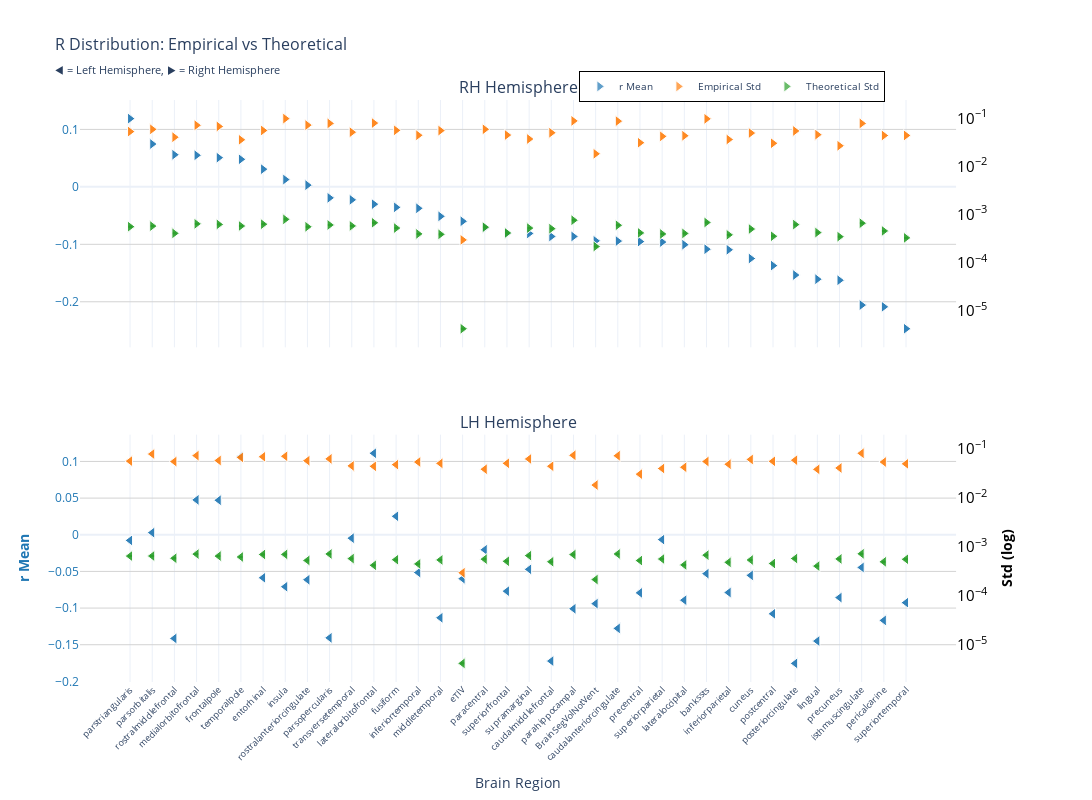
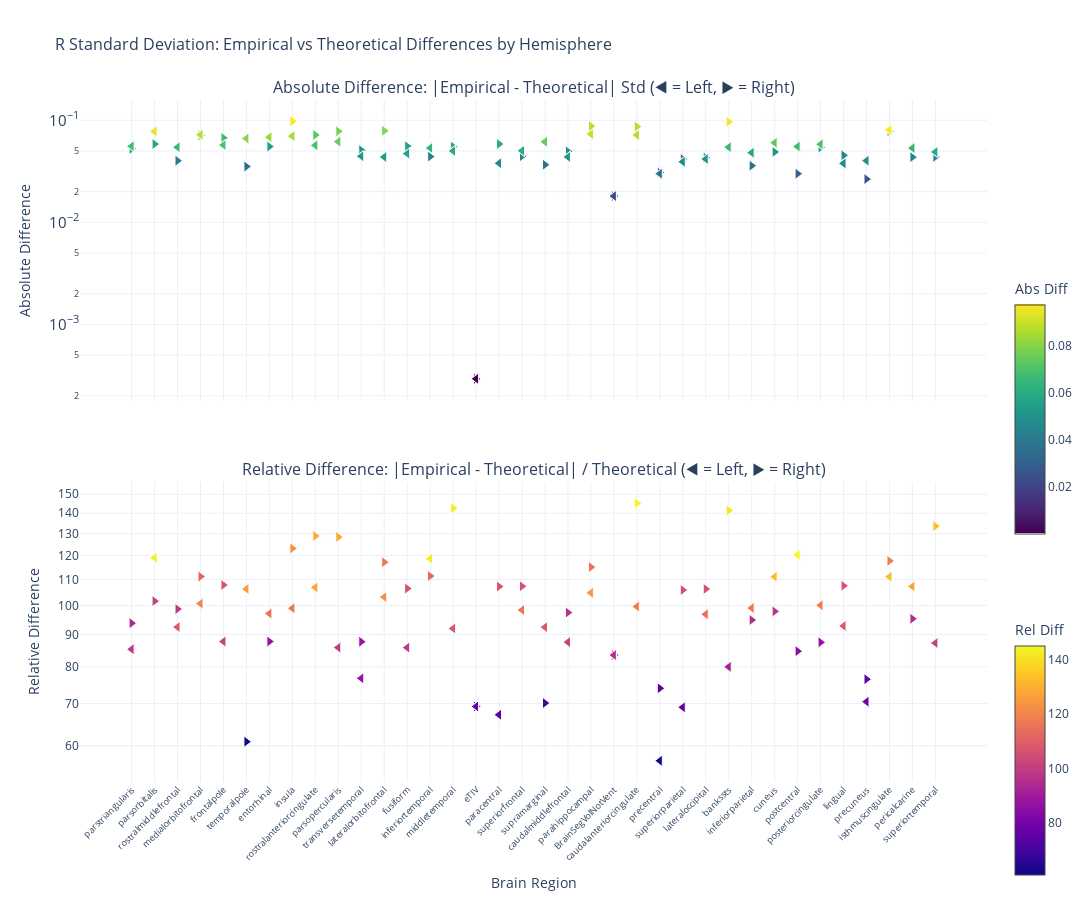

These figures' notebook cell, in order:
### Markdown cell above
### F-statistic

### Code cell
nu_nav = df_navr[(df_navr["study"] == "longitudinal") & (df_navr["group"] == "HC-PD")]
data_path = stats_dir / f"partial_correlation_longitudinal_{METRIC}.parquet"
df, stats = get_test_stats(
    data_path, stat_functions_F, nu_nav, hemisphere=True, study="longitudinal"
)
show_figure(stats, hemisphere=True, stat_name="r", study="longitudinal", metric=METRIC)

### Figure 1 — Plotly figure (JSON) as saved in the notebook; plotly's stock layout.template omitted (floating-point values rounded to 4 significant figures)
{"data": [{"hovertemplate": "<b>%{x}</b><br>Mean r: %{y:.2f}<br><extra></extra>", "legendgroup": "mean", "marker": {"color": "#1f77b4", "line": {"color": "white", "width": 1}, "opacity": 0.7, "size": 10, "symbol": "triangle-right"}, "mode": "markers", "name": "r Mean", "showlegend": true, "type": "scatter", "x": ["parstriangularis", "parstriangularis", "parsorbitalis", "parsorbitalis", "rostralmiddlefrontal", "rostralmiddlefrontal", "medialorbitofrontal", "medialorbitofrontal", "frontalpole", "frontalpole", "temporalpole", "temporalpole", "entorhinal", "entorhinal", "insula", "insula", "rostralanteriorcingulate", "rostralanteriorcingulate", "parsopercularis", "parsopercularis", "transversetemporal", "transversetemporal", "lateralorbitofrontal", "lateralorbitofrontal", "fusiform", "fusiform", "inferiortemporal", "inferiortemporal", "middletemporal", "middletemporal", "eTIV", "eTIV", "paracentral", "paracentral", "superiorfrontal", "superiorfrontal", "supramarginal", "supramarginal", "caudalmiddlefrontal", "caudalmiddlefrontal", "parahippocampal", "parahippocampal", "BrainSegVolNotVent", "BrainSegVolNotVent", "caudalanteriorcingulate", "caudalanteriorcingulate", "precentral", "precentral", "superiorparietal", "superiorparietal", "lateraloccipital", "lateraloccipital", "bankssts", "bankssts", "inferiorparietal", "inferiorparietal", "cuneus", "cuneus", "postcentral", "postcentral", "posteriorcingulate", "posteriorcingulate", "lingual", "lingual", "precuneus", "precuneus", "isthmuscingulate", "isthmuscingulate", "pericalcarine", "pericalcarine", "superiortemporal", "superiortemporal"], "xaxis": "x", "y": [0.1188, 0.1188, 0.07457, 0.07457, 0.05593, 0.05593, 0.055, 0.055, 0.05085, 0.05085, 0.04796, 0.04796, 0.03081, 0.03081, 0.01273, 0.01273, 0.00301, 0.00301, -0.01913, -0.01913, -0.02256, -0.02256, -0.03013, -0.03013, -0.03566, -0.03566, -0.03731, -0.03731, -0.05133, -0.05133, -0.05989, -0.05989, -0.0711, -0.0711, -0.08092, -0.08092, -0.08106, -0.08106, -0.0863, -0.0863, -0.08633, -0.08633, -0.09396, -0.09396, -0.09437, -0.09437, -0.09525, -0.09525, -0.09609, -0.09609, -0.1006, -0.1006, -0.1085, -0.1085, -0.1095, -0.1095, -0.1247, -0.1247, -0.1371, -0.1371, -0.1535, -0.1535, -0.1607, -0.1607, -0.1625, -0.1625, -0.2058, -0.2058, -0.2088, -0.2088, -0.2469, -0.2469], "yaxis": "y"}, {"hovertemplate": "<b>%{x}</b><br>Empirical Std: %{y:.3f}<br><extra></extra>", "legendgroup": "empirical", "marker": {"color": "#ff7f0e", "line": {"color": "white", "width": 1}, "opacity": 0.7, "size": 10, "symbol": "triangle-right"}, "mode": "markers", "name": "Empirical Std", "showlegend": true, "type": "scatter", "x": ["parstriangularis", "parstriangularis", "parsorbitalis", "parsorbitalis", "rostralmiddlefrontal", "rostralmiddlefrontal", "medialorbitofrontal", "medialorbitofrontal", "frontalpole", "frontalpole", "temporalpole", "temporalpole", "entorhinal", "entorhinal", "insula", "insula", "rostralanteriorcingulate", "rostralanteriorcingulate", "parsopercularis", "parsopercularis", "transversetemporal", "transversetemporal", "lateralorbitofrontal", "lateralorbitofrontal", "fusiform", "fusiform", "inferiortemporal", "inferiortemporal", "middletemporal", "middletemporal", "eTIV", "eTIV", "paracentral", "paracentral", "superiorfrontal", "superiorfrontal", "supramarginal", "supramarginal", "caudalmiddlefrontal", "caudalmiddlefrontal", "parahippocampal", "parahippocampal", "BrainSegVolNotVent", "BrainSegVolNotVent", "caudalanteriorcingulate", "caudalanteriorcingulate", "precentral", "precentral", "superiorparietal", "superiorparietal", "lateraloccipital", "lateraloccipital", "bankssts", "bankssts", "inferiorparietal", "inferiorparietal", "cuneus", "cuneus", "postcentral", "postcentral", "posteriorcingulate", "posteriorcingulate", "lingual", "lingual", "precuneus", "precuneus", "isthmuscingulate", "isthmuscingulate", "pericalcarine", "pericalcarine", "superiortemporal", "superiortemporal"], "xaxis": "x", "y": [0.05302, 0.05302, 0.05904, 0.05904, 0.04052, 0.04052, 0.07177, 0.07177, 0.06782, 0.06782, 0.03579, 0.03579, 0.0559, 0.0559, 0.09858, 0.09858, 0.07222, 0.07222, 0.07849, 0.07849, 0.05146, 0.05146, 0.07964, 0.07964, 0.05621, 0.05621, 0.04445, 0.04445, 0.05555, 0.05555, 0.000297, 0.000297, 0.05909, 0.05909, 0.04486, 0.04486, 0.03715, 0.03715, 0.0501, 0.0501, 0.08839, 0.08839, 0.01829, 0.01829, 0.08737, 0.08737, 0.03112, 0.03112, 0.04215, 0.04215, 0.0434, 0.0434, 0.09738, 0.09738, 0.03626, 0.03626, 0.04942, 0.04942, 0.0303, 0.0303, 0.05464, 0.05464, 0.04573, 0.04573, 0.02686, 0.02686, 0.07834, 0.07834, 0.04395, 0.04395, 0.04404, 0.04404], "yaxis": "y2"}, {"error_y": {"array": [1.111e-05, 1.111e-05, 1.143e-05, 1.143e-05, 8.073e-06, 8.073e-06, 1.272e-05, 1.272e-05, 1.239e-05, 1.239e-05, 1.148e-05, 1.148e-05, 1.252e-05, 1.252e-05, 1.578e-05, 1.578e-05, 1.105e-05, 1.105e-05, 1.205e-05, 1.205e-05, 1.153e-05, 1.153e-05, 1.339e-05, 1.339e-05, 1.04e-05, 1.04e-05, 7.86e-06, 7.86e-06, 7.687e-06, 7.687e-06, 8.401e-08, 8.401e-08, 1.085e-05, 1.085e-05, 8.23e-06, 8.23e-06, 1.038e-05, 1.038e-05, 1.011e-05, 1.011e-05, 1.513e-05, 1.513e-05, 4.301e-06, 4.301e-06, 1.187e-05, 1.187e-05, 8.246e-06, 8.246e-06, 7.84e-06, 7.84e-06, 8.042e-06, 8.042e-06, 1.358e-05, 1.358e-05, 7.513e-06, 7.513e-06, 9.927e-06, 9.927e-06, 7.025e-06, 7.025e-06, 1.227e-05, 1.227e-05, 8.376e-06, 8.376e-06, 6.889e-06, 6.889e-06, 1.312e-05, 1.312e-05, 9.069e-06, 9.069e-06, 6.501e-06, 6.501e-06], "arrayminus": [1.089e-05, 1.089e-05, 1.12e-05, 1.12e-05, 7.913e-06, 7.913e-06, 1.246e-05, 1.246e-05, 1.214e-05, 1.214e-05, 1.126e-05, 1.126e-05, 1.227e-05, 1.227e-05, 1.546e-05, 1.546e-05, 1.083e-05, 1.083e-05, 1.181e-05, 1.181e-05, 1.13e-05, 1.13e-05, 1.313e-05, 1.313e-05, 1.019e-05, 1.019e-05, 7.704e-06, 7.704e-06, 7.535e-06, 7.535e-06, 8.235e-08, 8.235e-08, 1.064e-05, 1.064e-05, 8.067e-06, 8.067e-06, 1.018e-05, 1.018e-05, 9.907e-06, 9.907e-06, 1.483e-05, 1.483e-05, 4.215e-06, 4.215e-06, 1.164e-05, 1.164e-05, 8.082e-06, 8.082e-06, 7.685e-06, 7.685e-06, 7.883e-06, 7.883e-06, 1.332e-05, 1.332e-05, 7.364e-06, 7.364e-06, 9.731e-06, 9.731e-06, 6.886e-06, 6.886e-06, 1.203e-05, 1.203e-05, 8.21e-06, 8.21e-06, 6.752e-06, 6.752e-06, 1.286e-05, 1.286e-05, 8.889e-06, 8.889e-06, 6.372e-06, 6.372e-06], "color": "#2ca02c", "thickness": 1, "type": "data", "visible": true, "width": 2}, "hovertemplate": "<b>%{x}</b><br>Theoretical Std: %{y:.3f}<br><extra></extra>", "legendgroup": "theoretical", "marker": {"color": "#2ca02c", "line": {"color": "white", "width": 1}, "opacity": 0.7, "size": 10, "symbol": "triangle-right"}, "mode": "markers", "name": "Theoretical Std", "showlegend": true, "type": "scatter", "x": ["parstriangularis", "parstriangularis", "parsorbitalis", "parsorbitalis", "rostralmiddlefrontal", "rostralmiddlefrontal", "medialorbitofrontal", "medialorbitofrontal", "frontalpole", "frontalpole", "temporalpole", "temporalpole", "entorhinal", "entorhinal", "insula", "insula", "rostralanteriorcingulate", "rostralanteriorcingulate", "parsopercularis", "parsopercularis", "transversetemporal", "transversetemporal", "lateralorbitofrontal", "lateralorbitofrontal", "fusiform", "fusiform", "inferiortemporal", "inferiortemporal", "middletemporal", "middletemporal", "eTIV", "eTIV", "paracentral", "paracentral", "superiorfrontal", "superiorfrontal", "supramarginal", "supramarginal", "caudalmiddlefrontal", "caudalmiddlefrontal", "parahippocampal", "parahippocampal", "BrainSegVolNotVent", "BrainSegVolNotVent", "caudalanteriorcingulate", "caudalanteriorcingulate", "precentral", "precentral", "superiorparietal", "superiorparietal", "lateraloccipital", "lateraloccipital", "bankssts", "bankssts", "inferiorparietal", "inferiorparietal", "cuneus", "cuneus", "postcentral", "postcentral", "posteriorcingulate", "posteriorcingulate", "lingual", "lingual", "precuneus", "precuneus", "isthmuscingulate", "isthmuscingulate", "pericalcarine", "pericalcarine", "superiortemporal", "superiortemporal"], "xaxis": "x", "y": [0.0005593, 0.0005593, 0.0005752, 0.0005752, 0.0004063, 0.0004063, 0.00064, 0.00064, 0.0006234, 0.0006234, 0.000578, 0.000578, 0.00063, 0.00063, 0.0007941, 0.0007941, 0.0005562, 0.0005562, 0.0006066, 0.0006066, 0.0005804, 0.0005804, 0.0006741, 0.0006741, 0.0005233, 0.0005233, 0.0003956, 0.0003956, 0.0003869, 0.0003869, 4.228e-06, 4.228e-06, 0.0005463, 0.0005463, 0.0004142, 0.0004142, 0.0005225, 0.0005225, 0.0005087, 0.0005087, 0.0007617, 0.0007617, 0.0002164, 0.0002164, 0.0005975, 0.0005975, 0.000415, 0.000415, 0.0003946, 0.0003946, 0.0004048, 0.0004048, 0.0006837, 0.0006837, 0.0003781, 0.0003781, 0.0004996, 0.0004996, 0.0003536, 0.0003536, 0.0006177, 0.0006177, 0.0004216, 0.0004216, 0.0003467, 0.0003467, 0.0006601, 0.0006601, 0.0004564, 0.0004564, 0.0003272, 0.0003272], "yaxis": "y2"}, {"hovertemplate": "<b>%{x}</b><br>Mean r: %{y:.2f}<br><extra></extra>", "legendgroup": "mean", "marker": {"color": "#1f77b4", "line": {"color": "white", "width": 1}, "opacity": 0.7, "size": 10, "symbol": "triangle-left"}, "mode": "markers", "name": "r Mean", "showlegend": false, "type": "scatter", "x": ["lateralorbitofrontal", "lateralorbitofrontal", "temporalpole", "temporalpole", "medialorbitofrontal", "medialorbitofrontal", "frontalpole", "frontalpole", "fusiform", "fusiform", "parsorbitalis", "parsorbitalis", "transversetemporal", "transversetemporal", "superiorparietal", "superiorparietal", "parstriangularis", "parstriangularis", "paracentral", "paracentral", "isthmuscingulate", "isthmuscingulate", "supramarginal", "supramarginal", "inferiortemporal", "inferiortemporal", "bankssts", "bankssts", "cuneus", "cuneus", "entorhinal", "entorhinal", "eTIV", "eTIV", "rostralanteriorcingulate", "rostralanteriorcingulate", "insula", "insula", "superiorfrontal", "superiorfrontal", "inferiorparietal", "inferiorparietal", "precentral", "precentral", "precuneus", "precuneus", "lateraloccipital", "lateraloccipital", "superiortemporal", "superiortemporal", "BrainSegVolNotVent", "BrainSegVolNotVent", "parahippocampal", "parahippocampal", "postcentral", "postcentral", "middletemporal", "middletemporal", "pericalcarine", "pericalcarine", "caudalanteriorcingulate", "caudalanteriorcingulate", "parsopercularis", "parsopercularis", "rostralmiddlefrontal", "rostralmiddlefrontal", "lingual", "lingual", "caudalmiddlefrontal", "caudalmiddlefrontal", "posteriorcingulate", "posteriorcingulate"], "xaxis": "x2", "y": [0.1112, 0.1112, 0.1068, 0.1068, 0.04759, 0.04759, 0.04711, 0.04711, 0.02518, 0.02518, 0.002896, 0.002896, -0.004633, -0.004633, -0.006595, -0.006595, -0.007708, -0.007708, -0.02047, -0.02047, -0.04457, -0.04457, -0.0472, -0.0472, -0.05155, -0.05155, -0.05304, -0.05304, -0.05538, -0.05538, -0.05867, -0.05867, -0.05989, -0.05989, -0.06133, -0.06133, -0.07086, -0.07086, -0.07695, -0.07695, -0.07879, -0.07879, -0.07927, -0.07927, -0.08572, -0.08572, -0.08923, -0.08923, -0.09261, -0.09261, -0.09396, -0.09396, -0.101, -0.101, -0.1078, -0.1078, -0.1132, -0.1132, -0.1168, -0.1168, -0.1277, -0.1277, -0.1406, -0.1406, -0.1414, -0.1414, -0.145, -0.145, -0.1723, -0.1723, -0.1755, -0.1755], "yaxis": "y3"}, {"hovertemplate": "<b>%{x}</b><br>Empirical Std: %{y:.3f}<br><extra></extra>", "legendgroup": "empirical", "marker": {"color": "#ff7f0e", "line": {"color": "white", "width": 1}, "opacity": 0.7, "size": 10, "symbol": "triangle-left"}, "mode": "markers", "name": "Empirical Std", "showlegend": false, "type": "scatter", "x": ["lateralorbitofrontal", "lateralorbitofrontal", "temporalpole", "temporalpole", "medialorbitofrontal", "medialorbitofrontal", "frontalpole", "frontalpole", "fusiform", "fusiform", "parsorbitalis", "parsorbitalis", "transversetemporal", "transversetemporal", "superiorparietal", "superiorparietal", "parstriangularis", "parstriangularis", "paracentral", "paracentral", "isthmuscingulate", "isthmuscingulate", "supramarginal", "supramarginal", "inferiortemporal", "inferiortemporal", "bankssts", "bankssts", "cuneus", "cuneus", "entorhinal", "entorhinal", "eTIV", "eTIV", "rostralanteriorcingulate", "rostralanteriorcingulate", "insula", "insula", "superiorfrontal", "superiorfrontal", "inferiorparietal", "inferiorparietal", "precentral", "precentral", "precuneus", "precuneus", "lateraloccipital", "lateraloccipital", "superiortemporal", "superiortemporal", "BrainSegVolNotVent", "BrainSegVolNotVent", "parahippocampal", "parahippocampal", "postcentral", "postcentral", "middletemporal", "middletemporal", "pericalcarine", "pericalcarine", "caudalanteriorcingulate", "caudalanteriorcingulate", "parsopercularis", "parsopercularis", "rostralmiddlefrontal", "rostralmiddlefrontal", "lingual", "lingual", "caudalmiddlefrontal", "caudalmiddlefrontal", "posteriorcingulate", "posteriorcingulate"], "xaxis": "x2", "y": [0.04403, 0.04403, 0.06696, 0.06696, 0.07279, 0.07279, 0.05779, 0.05779, 0.04768, 0.04768, 0.07833, 0.07833, 0.04495, 0.04495, 0.03976, 0.03976, 0.05622, 0.05622, 0.03848, 0.03848, 0.08128, 0.08128, 0.06219, 0.06219, 0.05395, 0.05395, 0.05517, 0.05517, 0.06077, 0.06077, 0.06898, 0.06898, 0.000297, 0.000297, 0.05731, 0.05731, 0.07057, 0.07057, 0.05075, 0.05075, 0.04862, 0.04862, 0.03053, 0.03053, 0.04074, 0.04074, 0.04213, 0.04213, 0.0495, 0.0495, 0.01829, 0.01829, 0.07395, 0.07395, 0.05573, 0.05573, 0.05058, 0.05058, 0.05387, 0.05387, 0.07236, 0.07236, 0.06246, 0.06246, 0.055, 0.055, 0.0382, 0.0382, 0.04421, 0.04421, 0.05874, 0.05874], "yaxis": "y4"}, {"error_y": {"array": [8.4e-06, 8.4e-06, 1.241e-05, 1.241e-05, 1.422e-05, 1.422e-05, 1.294e-05, 1.294e-05, 1.091e-05, 1.091e-05, 1.297e-05, 1.297e-05, 1.149e-05, 1.149e-05, 1.128e-05, 1.128e-05, 1.294e-05, 1.294e-05, 1.121e-05, 1.121e-05, 1.441e-05, 1.441e-05, 1.322e-05, 1.322e-05, 8.962e-06, 8.962e-06, 1.353e-05, 1.353e-05, 1.077e-05, 1.077e-05, 1.396e-05, 1.396e-05, 8.401e-08, 8.401e-08, 1.056e-05, 1.056e-05, 1.402e-05, 1.402e-05, 1.015e-05, 1.015e-05, 9.649e-06, 9.649e-06, 1.049e-05, 1.049e-05, 1.133e-05, 1.133e-05, 8.551e-06, 8.551e-06, 1.114e-05, 1.114e-05, 4.301e-06, 4.301e-06, 1.389e-05, 1.389e-05, 9.13e-06, 9.13e-06, 1.081e-05, 1.081e-05, 9.892e-06, 9.892e-06, 1.428e-05, 1.428e-05, 1.43e-05, 1.43e-05, 1.169e-05, 1.169e-05, 8.088e-06, 8.088e-06, 9.922e-06, 9.922e-06, 1.154e-05, 1.154e-05], "arrayminus": [8.234e-06, 8.234e-06, 1.216e-05, 1.216e-05, 1.394e-05, 1.394e-05, 1.269e-05, 1.269e-05, 1.07e-05, 1.07e-05, 1.271e-05, 1.271e-05, 1.126e-05, 1.126e-05, 1.106e-05, 1.106e-05, 1.269e-05, 1.269e-05, 1.099e-05, 1.099e-05, 1.412e-05, 1.412e-05, 1.296e-05, 1.296e-05, 8.785e-06, 8.785e-06, 1.326e-05, 1.326e-05, 1.056e-05, 1.056e-05, 1.368e-05, 1.368e-05, 8.235e-08, 8.235e-08, 1.035e-05, 1.035e-05, 1.374e-05, 1.374e-05, 9.944e-06, 9.944e-06, 9.457e-06, 9.457e-06, 1.028e-05, 1.028e-05, 1.111e-05, 1.111e-05, 8.382e-06, 8.382e-06, 1.092e-05, 1.092e-05, 4.215e-06, 4.215e-06, 1.362e-05, 1.362e-05, 8.949e-06, 8.949e-06, 1.059e-05, 1.059e-05, 9.695e-06, 9.695e-06, 1.4e-05, 1.4e-05, 1.401e-05, 1.401e-05, 1.146e-05, 1.146e-05, 7.928e-06, 7.928e-06, 9.725e-06, 9.725e-06, 1.132e-05, 1.132e-05], "color": "#2ca02c", "thickness": 1, "type": "data", "visible": true, "width": 2}, "hovertemplate": "<b>%{x}</b><br>Theoretical Std: %{y:.3f}<br><extra></extra>", "legendgroup": "theoretical", "marker": {"color": "#2ca02c", "line": {"color": "white", "width": 1}, "opacity": 0.7, "size": 10, "symbol": "triangle-left"}, "mode": "markers", "name": "Theoretical Std", "showlegend": false, "type": "scatter", "x": ["lateralorbitofrontal", "lateralorbitofrontal", "temporalpole", "temporalpole", "medialorbitofrontal", "medialorbitofrontal", "frontalpole", "frontalpole", "fusiform", "fusiform", "parsorbitalis", "parsorbitalis", "transversetemporal", "transversetemporal", "superiorparietal", "superiorparietal", "parstriangularis", "parstriangularis", "paracentral", "paracentral", "isthmuscingulate", "isthmuscingulate", "supramarginal", "supramarginal", "inferiortemporal", "inferiortemporal", "bankssts", "bankssts", "cuneus", "cuneus", "entorhinal", "entorhinal", "eTIV", "eTIV", "rostralanteriorcingulate", "rostralanteriorcingulate", "insula", "insula", "superiorfrontal", "superiorfrontal", "inferiorparietal", "inferiorparietal", "precentral", "precentral", "precuneus", "precuneus", "lateraloccipital", "lateraloccipital", "superiortemporal", "superiortemporal", "BrainSegVolNotVent", "BrainSegVolNotVent", "parahippocampal", "parahippocampal", "postcentral", "postcentral", "middletemporal", "middletemporal", "pericalcarine", "pericalcarine", "caudalanteriorcingulate", "caudalanteriorcingulate", "parsopercularis", "parsopercularis", "rostralmiddlefrontal", "rostralmiddlefrontal", "lingual", "lingual", "caudalmiddlefrontal", "caudalmiddlefrontal", "posteriorcingulate", "posteriorcingulate"], "xaxis": "x2", "y": [0.0004228, 0.0004228, 0.0006243, 0.0006243, 0.0007156, 0.0007156, 0.0006514, 0.0006514, 0.0005493, 0.0005493, 0.0006528, 0.0006528, 0.0005784, 0.0005784, 0.0005678, 0.0005678, 0.0006515, 0.0006515, 0.0005644, 0.0005644, 0.0007252, 0.0007252, 0.0006655, 0.0006655, 0.0004511, 0.0004511, 0.0006811, 0.0006811, 0.0005422, 0.0005422, 0.0007027, 0.0007027, 4.228e-06, 4.228e-06, 0.0005314, 0.0005314, 0.0007055, 0.0007055, 0.0005106, 0.0005106, 0.0004856, 0.0004856, 0.0005279, 0.0005279, 0.0005702, 0.0005702, 0.0004304, 0.0004304, 0.0005609, 0.0005609, 0.0002164, 0.0002164, 0.0006993, 0.0006993, 0.0004595, 0.0004595, 0.0005439, 0.0005439, 0.0004978, 0.0004978, 0.0007188, 0.0007188, 0.0007195, 0.0007195, 0.0005885, 0.0005885, 0.0004071, 0.0004071, 0.0004993, 0.0004993, 0.000581, 0.000581], "yaxis": "y4"}], "layout": {"annotations": [{"font": {"size": 16}, "showarrow": false, "text": "RH Hemisphere", "x": 0.47, "xanchor": "center", "xref": "paper", "y": 1, "yanchor": "bottom", "yref": "paper"}, {"font": {"size": 16}, "showarrow": false, "text": "LH Hemisphere", "x": 0.47, "xanchor": "center", "xref": "paper", "y": 0.425, "yanchor": "bottom", "yref": "paper"}], "height": 800, "hovermode": "x", "legend": {"bgcolor": "rgba(255, 255, 255, 0.9)", "bordercolor": "black", "borderwidth": 1, "font": {"size": 10}, "orientation": "h", "x": 0.7, "xanchor": "center", "y": 1.05}, "title": {"font": {"size": 16}, "text": "R Distribution: Empirical vs Theoretical<br><sub>◀ = Left Hemisphere, ▶ = Right Hemisphere</sub>"}, "width": 1400, "xaxis": {"anchor": "y", "domain": [0, 0.94], "matches": "x2", "showticklabels": false}, "xaxis2": {"anchor": "y3", "domain": [0, 0.94], "tickangle": -45, "tickfont": {"size": 9}, "title": {"text": "Brain Region"}}, "yaxis": {"anchor": "x", "domain": [0.575, 1], "gridcolor": "lightgray", "showgrid": true, "tickfont": {"color": "#1f77b4"}, "title": {"font": {"color": "#1f77b4"}, "text": ""}}, "yaxis2": {"anchor": "x", "exponentformat": "power", "overlaying": "y", "showgrid": false, "side": "right", "tickfont": {"color": "black"}, "title": {"font": {"color": "black"}, "text": ""}, "type": "log"}, "yaxis3": {"anchor": "x2", "domain": [0, 0.425], "gridcolor": "lightgray", "showgrid": true, "tickfont": {"color": "#1f77b4"}, "title": {"font": {"color": "#1f77b4"}, "text": "<b>r Mean</b>"}}, "yaxis4": {"anchor": "x2", "exponentformat": "power", "overlaying": "y3", "showgrid": false, "side": "right", "tickfont": {"color": "black"}, "title": {"font": {"color": "black"}, "text": "<b>Std (log)</b>"}, "type": "log"}}}

### Figure 2 — Plotly figure (JSON) as saved in the notebook; plotly's stock layout.template omitted (floating-point values rounded to 4 significant figures)
{"data": [{"hovertemplate": "<b>%{x}</b><br>Hemisphere: %{text}<br>Abs Diff: %{y:.4f}<br><extra></extra>", "legendgroup": "abs_rh", "marker": {"color": [0.05246, 0.05246, 0.05847, 0.05847, 0.04012, 0.04012, 0.07113, 0.07113, 0.06719, 0.06719, 0.03521, 0.03521, 0.05527, 0.05527, 0.09779, 0.09779, 0.07166, 0.07166, 0.07788, 0.07788, 0.05088, 0.05088, 0.07896, 0.07896, 0.05569, 0.05569, 0.04405, 0.04405, 0.05516, 0.05516, 0.0002927, 0.0002927, 0.05854, 0.05854, 0.04444, 0.04444, 0.03663, 0.03663, 0.04959, 0.04959, 0.08763, 0.08763, 0.01807, 0.01807, 0.08677, 0.08677, 0.03071, 0.03071, 0.04175, 0.04175, 0.043, 0.043, 0.0967, 0.0967, 0.03588, 0.03588, 0.04892, 0.04892, 0.02994, 0.02994, 0.05403, 0.05403, 0.04531, 0.04531, 0.02652, 0.02652, 0.07768, 0.07768, 0.04349, 0.04349, 0.04371, 0.04371], "colorbar": {"len": 0.4, "title": {"text": "Abs Diff"}, "y": 0.75, "yanchor": "top"}, "colorscale": [[0, "#440154"], [0.1111, "#482878"], [0.2222, "#3e4989"], [0.3333, "#31688e"], [0.4444, "#26828e"], [0.5556, "#1f9e89"], [0.6667, "#35b779"], [0.7778, "#6ece58"], [0.8889, "#b5de2b"], [1, "#fde725"]], "line": {"color": "white", "width": 1}, "showscale": true, "size": 10, "symbol": "triangle-right"}, "mode": "markers", "name": "Absolute (rh)", "showlegend": false, "text": ["rh", "rh", "rh", "rh", "rh", "rh", "rh", "rh", "rh", "rh", "rh", "rh", "rh", "rh", "rh", "rh", "rh", "rh", "rh", "rh", "rh", "rh", "rh", "rh", "rh", "rh", "rh", "rh", "rh", "rh", "rh", "rh", "rh", "rh", "rh", "rh", "rh", "rh", "rh", "rh", "rh", "rh", "rh", "rh", "rh", "rh", "rh", "rh", "rh", "rh", "rh", "rh", "rh", "rh", "rh", "rh", "rh", "rh", "rh", "rh", "rh", "rh", "rh", "rh", "rh", "rh", "rh", "rh", "rh", "rh", "rh", "rh"], "type": "scatter", "x": ["parstriangularis", "parstriangularis", "parsorbitalis", "parsorbitalis", "rostralmiddlefrontal", "rostralmiddlefrontal", "medialorbitofrontal", "medialorbitofrontal", "frontalpole", "frontalpole", "temporalpole", "temporalpole", "entorhinal", "entorhinal", "insula", "insula", "rostralanteriorcingulate", "rostralanteriorcingulate", "parsopercularis", "parsopercularis", "transversetemporal", "transversetemporal", "lateralorbitofrontal", "lateralorbitofrontal", "fusiform", "fusiform", "inferiortemporal", "inferiortemporal", "middletemporal", "middletemporal", "eTIV", "eTIV", "paracentral", "paracentral", "superiorfrontal", "superiorfrontal", "supramarginal", "supramarginal", "caudalmiddlefrontal", "caudalmiddlefrontal", "parahippocampal", "parahippocampal", "BrainSegVolNotVent", "BrainSegVolNotVent", "caudalanteriorcingulate", "caudalanteriorcingulate", "precentral", "precentral", "superiorparietal", "superiorparietal", "lateraloccipital", "lateraloccipital", "bankssts", "bankssts", "inferiorparietal", "inferiorparietal", "cuneus", "cuneus", "postcentral", "postcentral", "posteriorcingulate", "posteriorcingulate", "lingual", "lingual", "precuneus", "precuneus", "isthmuscingulate", "isthmuscingulate", "pericalcarine", "pericalcarine", "superiortemporal", "superiortemporal"], "xaxis": "x", "y": [0.05246, 0.05246, 0.05847, 0.05847, 0.04012, 0.04012, 0.07113, 0.07113, 0.06719, 0.06719, 0.03521, 0.03521, 0.05527, 0.05527, 0.09779, 0.09779, 0.07166, 0.07166, 0.07788, 0.07788, 0.05088, 0.05088, 0.07896, 0.07896, 0.05569, 0.05569, 0.04405, 0.04405, 0.05516, 0.05516, 0.0002927, 0.0002927, 0.05854, 0.05854, 0.04444, 0.04444, 0.03663, 0.03663, 0.04959, 0.04959, 0.08763, 0.08763, 0.01807, 0.01807, 0.08677, 0.08677, 0.03071, 0.03071, 0.04175, 0.04175, 0.043, 0.043, 0.0967, 0.0967, 0.03588, 0.03588, 0.04892, 0.04892, 0.02994, 0.02994, 0.05403, 0.05403, 0.04531, 0.04531, 0.02652, 0.02652, 0.07768, 0.07768, 0.04349, 0.04349, 0.04371, 0.04371], "yaxis": "y"}, {"hovertemplate": "<b>%{x}</b><br>Hemisphere: %{text}<br>Rel Diff: %{y:.2%}<br><extra></extra>", "legendgroup": "rel_rh", "marker": {"color": [93.8, 93.8, 101.6, 101.6, 98.73, 98.73, 111.1, 111.1, 107.8, 107.8, 60.91, 60.91, 87.73, 87.73, 123.1, 123.1, 128.8, 128.8, 128.4, 128.4, 87.66, 87.66, 117.1, 117.1, 106.4, 106.4, 111.4, 111.4, 142.6, 142.6, 69.23, 69.23, 107.2, 107.2, 107.3, 107.3, 70.1, 70.1, 97.49, 97.49, 115.0, 115.0, 83.5, 83.5, 145.2, 145.2, 73.99, 73.99, 105.8, 105.8, 106.2, 106.2, 141.4, 141.4, 94.89, 94.89, 97.91, 97.91, 84.69, 84.69, 87.47, 87.47, 107.5, 107.5, 76.48, 76.48, 117.7, 117.7, 95.3, 95.3, 133.6, 133.6], "colorbar": {"len": 0.4, "title": {"text": "Rel Diff"}, "y": 0.25, "yanchor": "top"}, "colorscale": [[0, "#0d0887"], [0.1111, "#46039f"], [0.2222, "#7201a8"], [0.3333, "#9c179e"], [0.4444, "#bd3786"], [0.5556, "#d8576b"], [0.6667, "#ed7953"], [0.7778, "#fb9f3a"], [0.8889, "#fdca26"], [1, "#f0f921"]], "line": {"color": "white", "width": 1}, "showscale": true, "size": 10, "symbol": "triangle-right"}, "mode": "markers", "name": "Relative (rh)", "showlegend": false, "text": ["rh", "rh", "rh", "rh", "rh", "rh", "rh", "rh", "rh", "rh", "rh", "rh", "rh", "rh", "rh", "rh", "rh", "rh", "rh", "rh", "rh", "rh", "rh", "rh", "rh", "rh", "rh", "rh", "rh", "rh", "rh", "rh", "rh", "rh", "rh", "rh", "rh", "rh", "rh", "rh", "rh", "rh", "rh", "rh", "rh", "rh", "rh", "rh", "rh", "rh", "rh", "rh", "rh", "rh", "rh", "rh", "rh", "rh", "rh", "rh", "rh", "rh", "rh", "rh", "rh", "rh", "rh", "rh", "rh", "rh", "rh", "rh"], "type": "scatter", "x": ["parstriangularis", "parstriangularis", "parsorbitalis", "parsorbitalis", "rostralmiddlefrontal", "rostralmiddlefrontal", "medialorbitofrontal", "medialorbitofrontal", "frontalpole", "frontalpole", "temporalpole", "temporalpole", "entorhinal", "entorhinal", "insula", "insula", "rostralanteriorcingulate", "rostralanteriorcingulate", "parsopercularis", "parsopercularis", "transversetemporal", "transversetemporal", "lateralorbitofrontal", "lateralorbitofrontal", "fusiform", "fusiform", "inferiortemporal", "inferiortemporal", "middletemporal", "middletemporal", "eTIV", "eTIV", "paracentral", "paracentral", "superiorfrontal", "superiorfrontal", "supramarginal", "supramarginal", "caudalmiddlefrontal", "caudalmiddlefrontal", "parahippocampal", "parahippocampal", "BrainSegVolNotVent", "BrainSegVolNotVent", "caudalanteriorcingulate", "caudalanteriorcingulate", "precentral", "precentral", "superiorparietal", "superiorparietal", "lateraloccipital", "lateraloccipital", "bankssts", "bankssts", "inferiorparietal", "inferiorparietal", "cuneus", "cuneus", "postcentral", "postcentral", "posteriorcingulate", "posteriorcingulate", "lingual", "lingual", "precuneus", "precuneus", "isthmuscingulate", "isthmuscingulate", "pericalcarine", "pericalcarine", "superiortemporal", "superiortemporal"], "xaxis": "x2", "y": [93.8, 93.8, 101.6, 101.6, 98.73, 98.73, 111.1, 111.1, 107.8, 107.8, 60.91, 60.91, 87.73, 87.73, 123.1, 123.1, 128.8, 128.8, 128.4, 128.4, 87.66, 87.66, 117.1, 117.1, 106.4, 106.4, 111.4, 111.4, 142.6, 142.6, 69.23, 69.23, 107.2, 107.2, 107.3, 107.3, 70.1, 70.1, 97.49, 97.49, 115.0, 115.0, 83.5, 83.5, 145.2, 145.2, 73.99, 73.99, 105.8, 105.8, 106.2, 106.2, 141.4, 141.4, 94.89, 94.89, 97.91, 97.91, 84.69, 84.69, 87.47, 87.47, 107.5, 107.5, 76.48, 76.48, 117.7, 117.7, 95.3, 95.3, 133.6, 133.6], "yaxis": "y2"}, {"hovertemplate": "<b>%{x}</b><br>Hemisphere: %{text}<br>Abs Diff: %{y:.4f}<br><extra></extra>", "legendgroup": "abs_lh", "marker": {"color": [0.04361, 0.04361, 0.06633, 0.06633, 0.07207, 0.07207, 0.05714, 0.05714, 0.04713, 0.04713, 0.07768, 0.07768, 0.04438, 0.04438, 0.03919, 0.03919, 0.05557, 0.05557, 0.03791, 0.03791, 0.08056, 0.08056, 0.06152, 0.06152, 0.0535, 0.0535, 0.05449, 0.05449, 0.06023, 0.06023, 0.06827, 0.06827, 0.0002927, 0.0002927, 0.05678, 0.05678, 0.06986, 0.06986, 0.05024, 0.05024, 0.04813, 0.04813, 0.03, 0.03, 0.04017, 0.04017, 0.0417, 0.0417, 0.04893, 0.04893, 0.01807, 0.01807, 0.07325, 0.07325, 0.05527, 0.05527, 0.05004, 0.05004, 0.05338, 0.05338, 0.07164, 0.07164, 0.06174, 0.06174, 0.05441, 0.05441, 0.0378, 0.0378, 0.04371, 0.04371, 0.05816, 0.05816], "colorbar": {"len": 0.4, "title": {"text": "Abs Diff"}, "y": 0.75, "yanchor": "top"}, "colorscale": [[0, "#440154"], [0.1111, "#482878"], [0.2222, "#3e4989"], [0.3333, "#31688e"], [0.4444, "#26828e"], [0.5556, "#1f9e89"], [0.6667, "#35b779"], [0.7778, "#6ece58"], [0.8889, "#b5de2b"], [1, "#fde725"]], "line": {"color": "white", "width": 1}, "showscale": false, "size": 10, "symbol": "triangle-left"}, "mode": "markers", "name": "Absolute (lh)", "showlegend": false, "text": ["lh", "lh", "lh", "lh", "lh", "lh", "lh", "lh", "lh", "lh", "lh", "lh", "lh", "lh", "lh", "lh", "lh", "lh", "lh", "lh", "lh", "lh", "lh", "lh", "lh", "lh", "lh", "lh", "lh", "lh", "lh", "lh", "lh", "lh", "lh", "lh", "lh", "lh", "lh", "lh", "lh", "lh", "lh", "lh", "lh", "lh", "lh", "lh", "lh", "lh", "lh", "lh", "lh", "lh", "lh", "lh", "lh", "lh", "lh", "lh", "lh", "lh", "lh", "lh", "lh", "lh", "lh", "lh", "lh", "lh", "lh", "lh"], "type": "scatter", "x": ["lateralorbitofrontal", "lateralorbitofrontal", "temporalpole", "temporalpole", "medialorbitofrontal", "medialorbitofrontal", "frontalpole", "frontalpole", "fusiform", "fusiform", "parsorbitalis", "parsorbitalis", "transversetemporal", "transversetemporal", "superiorparietal", "superiorparietal", "parstriangularis", "parstriangularis", "paracentral", "paracentral", "isthmuscingulate", "isthmuscingulate", "supramarginal", "supramarginal", "inferiortemporal", "inferiortemporal", "bankssts", "bankssts", "cuneus", "cuneus", "entorhinal", "entorhinal", "eTIV", "eTIV", "rostralanteriorcingulate", "rostralanteriorcingulate", "insula", "insula", "superiorfrontal", "superiorfrontal", "inferiorparietal", "inferiorparietal", "precentral", "precentral", "precuneus", "precuneus", "lateraloccipital", "lateraloccipital", "superiortemporal", "superiortemporal", "BrainSegVolNotVent", "BrainSegVolNotVent", "parahippocampal", "parahippocampal", "postcentral", "postcentral", "middletemporal", "middletemporal", "pericalcarine", "pericalcarine", "caudalanteriorcingulate", "caudalanteriorcingulate", "parsopercularis", "parsopercularis", "rostralmiddlefrontal", "rostralmiddlefrontal", "lingual", "lingual", "caudalmiddlefrontal", "caudalmiddlefrontal", "posteriorcingulate", "posteriorcingulate"], "xaxis": "x", "y": [0.04361, 0.04361, 0.06633, 0.06633, 0.07207, 0.07207, 0.05714, 0.05714, 0.04713, 0.04713, 0.07768, 0.07768, 0.04438, 0.04438, 0.03919, 0.03919, 0.05557, 0.05557, 0.03791, 0.03791, 0.08056, 0.08056, 0.06152, 0.06152, 0.0535, 0.0535, 0.05449, 0.05449, 0.06023, 0.06023, 0.06827, 0.06827, 0.0002927, 0.0002927, 0.05678, 0.05678, 0.06986, 0.06986, 0.05024, 0.05024, 0.04813, 0.04813, 0.03, 0.03, 0.04017, 0.04017, 0.0417, 0.0417, 0.04893, 0.04893, 0.01807, 0.01807, 0.07325, 0.07325, 0.05527, 0.05527, 0.05004, 0.05004, 0.05338, 0.05338, 0.07164, 0.07164, 0.06174, 0.06174, 0.05441, 0.05441, 0.0378, 0.0378, 0.04371, 0.04371, 0.05816, 0.05816], "yaxis": "y"}, {"hovertemplate": "<b>%{x}</b><br>Hemisphere: %{text}<br>Rel Diff: %{y:.2%}<br><extra></extra>", "legendgroup": "rel_lh", "marker": {"color": [103.2, 103.2, 106.2, 106.2, 100.7, 100.7, 87.73, 87.73, 85.8, 85.8, 119.0, 119.0, 76.72, 76.72, 69.03, 69.03, 85.3, 85.3, 67.18, 67.18, 111.1, 111.1, 92.44, 92.44, 118.6, 118.6, 80.0, 80.0, 111.1, 111.1, 97.16, 97.16, 69.23, 69.23, 106.8, 106.8, 99.02, 99.02, 98.39, 98.39, 99.12, 99.12, 56.82, 56.82, 70.45, 70.45, 96.9, 96.9, 87.24, 87.24, 83.5, 83.5, 104.7, 104.7, 120.3, 120.3, 92.0, 92.0, 107.2, 107.2, 99.66, 99.66, 85.81, 85.81, 92.46, 92.46, 92.85, 92.85, 87.54, 87.54, 100.1, 100.1], "colorbar": {"len": 0.4, "title": {"text": "Rel Diff"}, "y": 0.25, "yanchor": "top"}, "colorscale": [[0, "#0d0887"], [0.1111, "#46039f"], [0.2222, "#7201a8"], [0.3333, "#9c179e"], [0.4444, "#bd3786"], [0.5556, "#d8576b"], [0.6667, "#ed7953"], [0.7778, "#fb9f3a"], [0.8889, "#fdca26"], [1, "#f0f921"]], "line": {"color": "white", "width": 1}, "showscale": false, "size": 10, "symbol": "triangle-left"}, "mode": "markers", "name": "Relative (lh)", "showlegend": false, "text": ["lh", "lh", "lh", "lh", "lh", "lh", "lh", "lh", "lh", "lh", "lh", "lh", "lh", "lh", "lh", "lh", "lh", "lh", "lh", "lh", "lh", "lh", "lh", "lh", "lh", "lh", "lh", "lh", "lh", "lh", "lh", "lh", "lh", "lh", "lh", "lh", "lh", "lh", "lh", "lh", "lh", "lh", "lh", "lh", "lh", "lh", "lh", "lh", "lh", "lh", "lh", "lh", "lh", "lh", "lh", "lh", "lh", "lh", "lh", "lh", "lh", "lh", "lh", "lh", "lh", "lh", "lh", "lh", "lh", "lh", "lh", "lh"], "type": "scatter", "x": ["lateralorbitofrontal", "lateralorbitofrontal", "temporalpole", "temporalpole", "medialorbitofrontal", "medialorbitofrontal", "frontalpole", "frontalpole", "fusiform", "fusiform", "parsorbitalis", "parsorbitalis", "transversetemporal", "transversetemporal", "superiorparietal", "superiorparietal", "parstriangularis", "parstriangularis", "paracentral", "paracentral", "isthmuscingulate", "isthmuscingulate", "supramarginal", "supramarginal", "inferiortemporal", "inferiortemporal", "bankssts", "bankssts", "cuneus", "cuneus", "entorhinal", "entorhinal", "eTIV", "eTIV", "rostralanteriorcingulate", "rostralanteriorcingulate", "insula", "insula", "superiorfrontal", "superiorfrontal", "inferiorparietal", "inferiorparietal", "precentral", "precentral", "precuneus", "precuneus", "lateraloccipital", "lateraloccipital", "superiortemporal", "superiortemporal", "BrainSegVolNotVent", "BrainSegVolNotVent", "parahippocampal", "parahippocampal", "postcentral", "postcentral", "middletemporal", "middletemporal", "pericalcarine", "pericalcarine", "caudalanteriorcingulate", "caudalanteriorcingulate", "parsopercularis", "parsopercularis", "rostralmiddlefrontal", "rostralmiddlefrontal", "lingual", "lingual", "caudalmiddlefrontal", "caudalmiddlefrontal", "posteriorcingulate", "posteriorcingulate"], "xaxis": "x2", "y": [103.2, 103.2, 106.2, 106.2, 100.7, 100.7, 87.73, 87.73, 85.8, 85.8, 119.0, 119.0, 76.72, 76.72, 69.03, 69.03, 85.3, 85.3, 67.18, 67.18, 111.1, 111.1, 92.44, 92.44, 118.6, 118.6, 80.0, 80.0, 111.1, 111.1, 97.16, 97.16, 69.23, 69.23, 106.8, 106.8, 99.02, 99.02, 98.39, 98.39, 99.12, 99.12, 56.82, 56.82, 70.45, 70.45, 96.9, 96.9, 87.24, 87.24, 83.5, 83.5, 104.7, 104.7, 120.3, 120.3, 92.0, 92.0, 107.2, 107.2, 99.66, 99.66, 85.81, 85.81, 92.46, 92.46, 92.85, 92.85, 87.54, 87.54, 100.1, 100.1], "yaxis": "y2"}], "layout": {"annotations": [{"font": {"size": 16}, "showarrow": false, "text": "Absolute Difference: |Empirical - Theoretical| Std (◀ = Left, ▶ = Right)", "x": 0.5, "xanchor": "center", "xref": "paper", "y": 1, "yanchor": "bottom", "yref": "paper"}, {"font": {"size": 16}, "showarrow": false, "text": "Relative Difference: |Empirical - Theoretical| / Theoretical (◀ = Left, ▶ = Right)", "x": 0.5, "xanchor": "center", "xref": "paper", "y": 0.44, "yanchor": "bottom", "yref": "paper"}], "height": 900, "hovermode": "x unified", "showlegend": false, "title": {"font": {"size": 16}, "text": "R Standard Deviation: Empirical vs Theoretical Differences by Hemisphere"}, "width": 1400, "xaxis": {"anchor": "y", "domain": [0, 1], "showticklabels": false}, "xaxis2": {"anchor": "y2", "domain": [0, 1], "tickangle": -45, "tickfont": {"size": 9}, "title": {"text": "Brain Region"}}, "yaxis": {"anchor": "x", "domain": [0.56, 1], "exponentformat": "power", "title": {"text": "Absolute Difference"}, "type": "log"}, "yaxis2": {"anchor": "x2", "domain": [0, 0.44], "exponentformat": "power", "title": {"text": "Relative Difference"}, "type": "log"}}}
